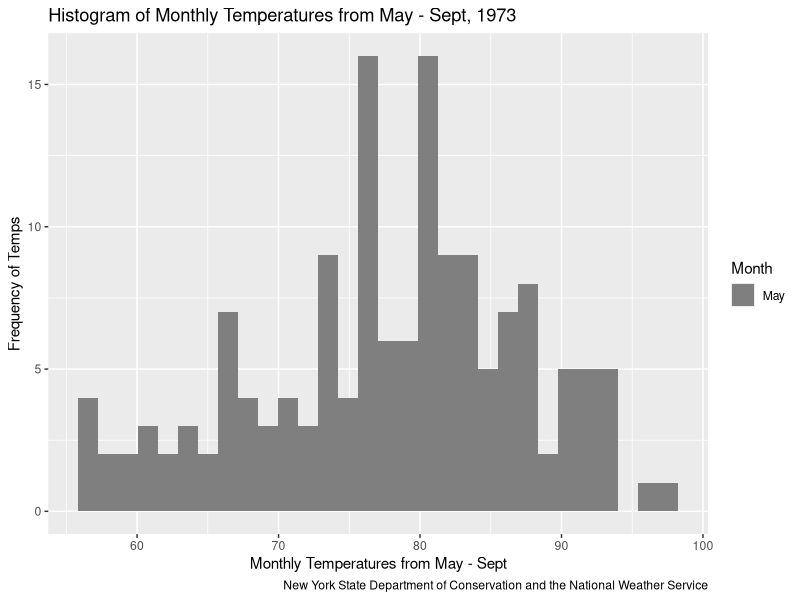
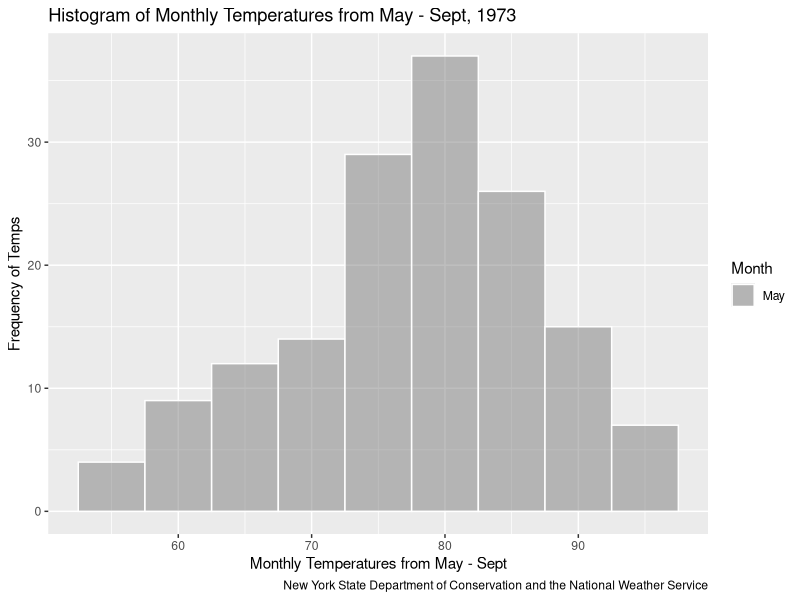
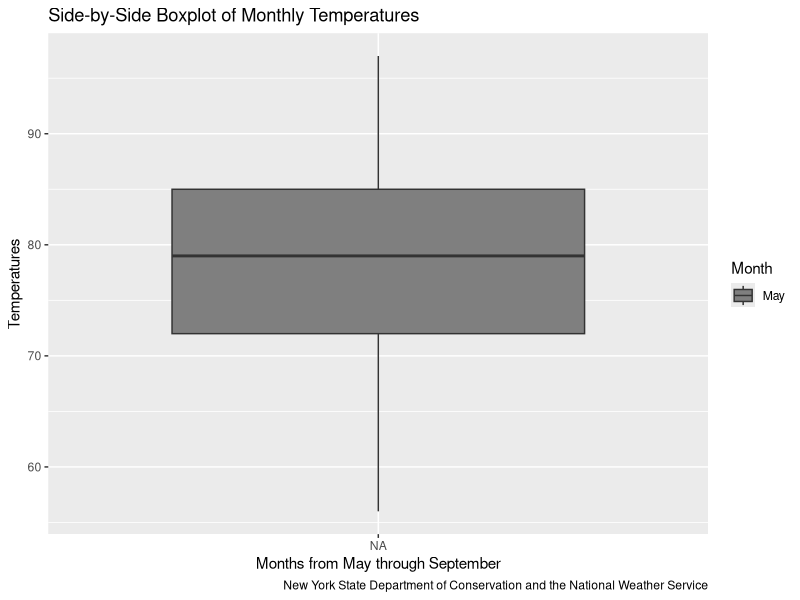
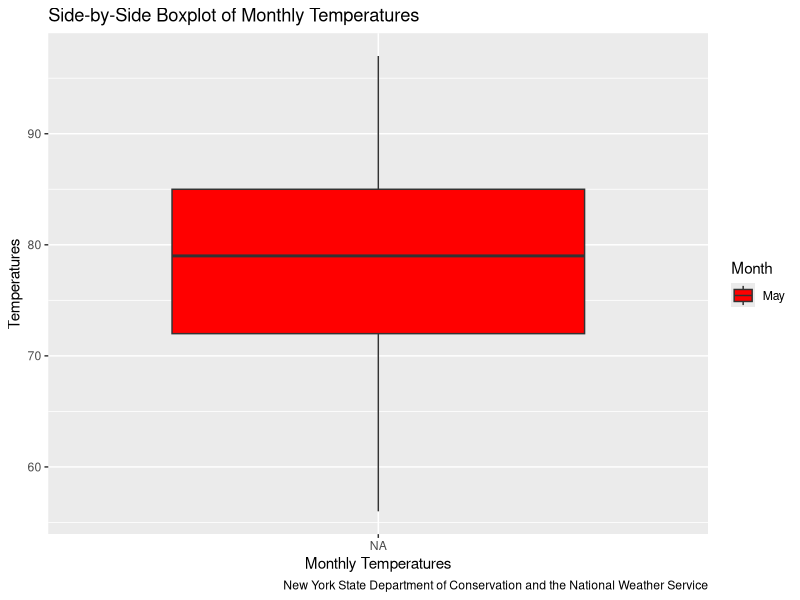

Reproduce these figures in R, in order.
## ---- chunk 1
library(tidyverse)
## ---- chunk 2
data("airquality")
## ---- chunk 3
head(airquality)
## ---- chunk 4
mean(airquality$Temp)
mean(airquality[,4]) 
## ---- chunk 5
median(airquality$Temp)
sd(airquality$Wind)
var(airquality$Wind)
## ---- chunk 6
airquality1 <- airquality |>
  mutate(month_name = case_when(Month == 4 ~ "April",
                                Month == 5 ~ "May",
                                Month == 6 ~ "June",
                                Month == 7 ~ "July",
                                Month == 8 ~ "August",
                                Month == 9 ~ "September"))
## ---- chunk 7
summary(airquality1$Month)
## ---- chunk 8
airquality1$Month<-factor(airquality1$Month, 
                         levels=c("May", "June","July", "August",
                                  "September"))
## ---- chunk 9
p1 <- airquality1 |>
  ggplot(aes(x=Temp, fill=Month)) +
  geom_histogram(position="identity")+
  scale_fill_discrete(name = "Month", 
                      labels = c("May", "June","July", "August", "September")) +
  labs(x = "Monthly Temperatures from May - Sept", 
       y = "Frequency of Temps",
       title = "Histogram of Monthly Temperatures from May - Sept, 1973",
       caption = "New York State Department of Conservation and the National Weather Service")  #provide the data source

## ---- chunk 10

p1
## ---- chunk 11
p2 <- airquality1 |>
  ggplot(aes(x=Temp, fill=Month)) +
  geom_histogram(position="identity", alpha=0.5, binwidth = 5, color = "white")+
  scale_fill_discrete(name = "Month", labels = c("May", "June","July", "August", "September")) +
  labs(x = "Monthly Temperatures from May - Sept", 
       y = "Frequency of Temps",
       title = "Histogram of Monthly Temperatures from May - Sept, 1973",
       caption = "New York State Department of Conservation and the National Weather Service")
## ---- chunk 12

p2
## ---- chunk 13
p3 <- airquality1 |>
  ggplot(aes(Month, Temp, fill = Month)) + 
  labs(x = "Months from May through September", y = "Temperatures", 
       title = "Side-by-Side Boxplot of Monthly Temperatures",
       caption = "New York State Department of Conservation and the National Weather Service") +
  geom_boxplot() +
  scale_fill_discrete(name = "Month", labels = c("May", "June","July", "August", "September"))
## ---- chunk 14

p3
## ---- chunk 15
p4 <- airquality1 |>
ggplot(aes(Month, Temp, fill = Month)) + 
  labs(x = "Monthly Temperatures", y = "Temperatures", 
       title = "Side-by-Side Boxplot of Monthly Temperatures",
       caption = "New York State Department of Conservation and the National Weather Service") +
  geom_boxplot()+
  scale_fill_grey(name = "Month", labels = c("May", "June","July", "August", "September"))
## ---- chunk 16

p4
